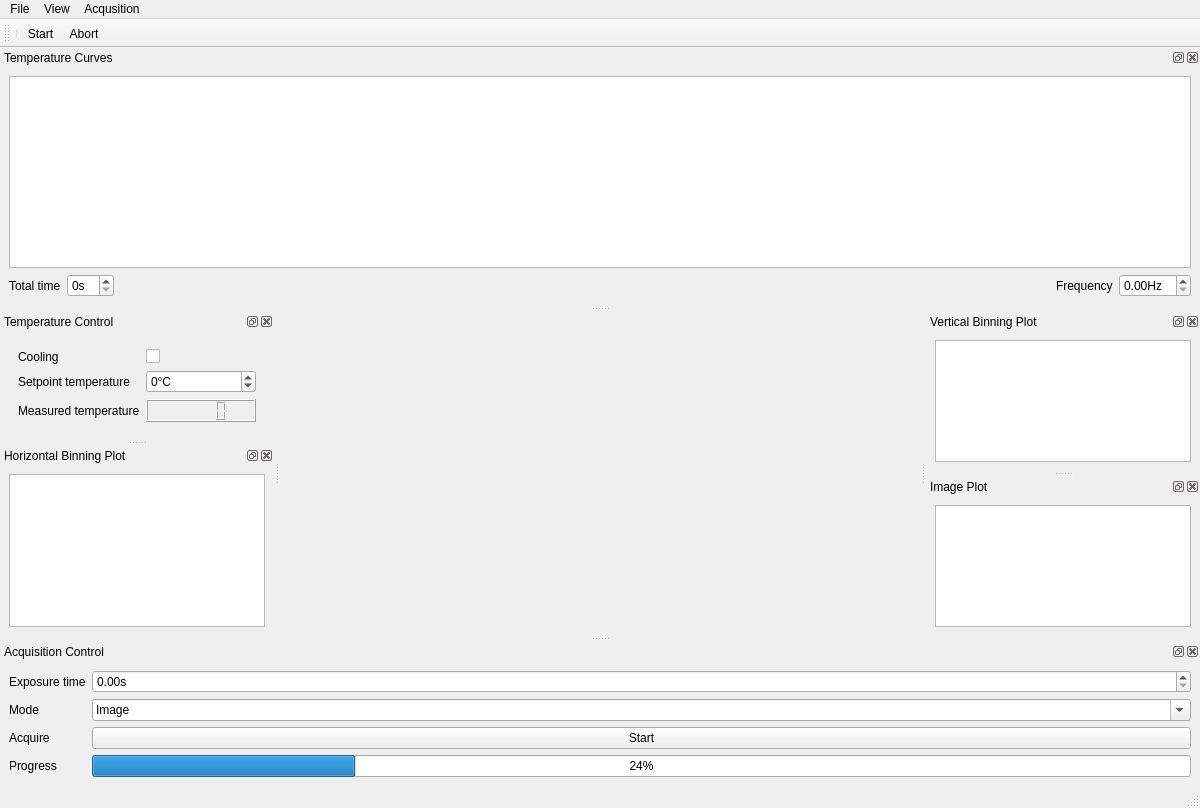
<?xml version="1.0" encoding="UTF-8"?>
<ui version="4.0">
 <class>MainWindow</class>
 <widget class="QMainWindow" name="MainWindow">
  <property name="geometry">
   <rect>
    <x>0</x>
    <y>0</y>
    <width>1200</width>
    <height>808</height>
   </rect>
  </property>
  <property name="windowTitle">
   <string>MainWindow</string>
  </property>
  <widget class="QWidget" name="centralwidget">
   <layout class="QGridLayout" name="gridLayout_7"/>
  </widget>
  <widget class="QMenuBar" name="menubar">
   <property name="geometry">
    <rect>
     <x>0</x>
     <y>0</y>
     <width>1200</width>
     <height>21</height>
    </rect>
   </property>
   <widget class="QMenu" name="menuFile">
    <property name="title">
     <string>File</string>
    </property>
    <addaction name="actionSave"/>
   </widget>
   <widget class="QMenu" name="menuView">
    <property name="title">
     <string>View</string>
    </property>
    <addaction name="actionAcquisition_Control"/>
    <addaction name="actionTemperature_Control"/>
    <addaction name="separator"/>
    <addaction name="actionTemperature_Curves"/>
    <addaction name="actionImage_Plot"/>
    <addaction name="actionVertical_Binning_Plot"/>
    <addaction name="actionHorizontal_Bining_Plot"/>
   </widget>
   <widget class="QMenu" name="menuAcqusition">
    <property name="title">
     <string>Acqusition</string>
    </property>
    <addaction name="actionStart"/>
   </widget>
   <addaction name="menuFile"/>
   <addaction name="menuView"/>
   <addaction name="menuAcqusition"/>
  </widget>
  <widget class="QStatusBar" name="statusbar"/>
  <widget class="QDockWidget" name="acquisitionControlWidget">
   <property name="windowTitle">
    <string>Acquisition Control</string>
   </property>
   <attribute name="dockWidgetArea">
    <number>8</number>
   </attribute>
   <widget class="QWidget" name="dockWidgetContents_6">
    <layout class="QGridLayout" name="gridLayout_3">
     <item row="0" column="0">
      <layout class="QFormLayout" name="formLayout_2">
       <item row="0" column="0">
        <widget class="QLabel" name="label_3">
         <property name="text">
          <string>Exposure time</string>
         </property>
        </widget>
       </item>
       <item row="0" column="1">
        <widget class="QDoubleSpinBox" name="doubleSpinBox_2">
         <property name="suffix">
          <string>s</string>
         </property>
        </widget>
       </item>
       <item row="1" column="0">
        <widget class="QLabel" name="label_4">
         <property name="text">
          <string>Mode</string>
         </property>
        </widget>
       </item>
       <item row="1" column="1">
        <widget class="QComboBox" name="comboBox">
         <property name="editable">
          <bool>true</bool>
         </property>
         <property name="currentIndex">
          <number>4</number>
         </property>
         <item>
          <property name="text">
           <string extracomment="Full Vertical Binning">FVB</string>
          </property>
         </item>
         <item>
          <property name="text">
           <string>Multi Track</string>
          </property>
         </item>
         <item>
          <property name="text">
           <string>Random Track</string>
          </property>
         </item>
         <item>
          <property name="text">
           <string>Single Track</string>
          </property>
         </item>
         <item>
          <property name="text">
           <string>Image</string>
          </property>
         </item>
        </widget>
       </item>
       <item row="2" column="0">
        <widget class="QLabel" name="label_5">
         <property name="text">
          <string>Acquire</string>
         </property>
        </widget>
       </item>
       <item row="2" column="1">
        <widget class="QPushButton" name="pushButton">
         <property name="text">
          <string>Start</string>
         </property>
        </widget>
       </item>
       <item row="3" column="1">
        <widget class="QProgressBar" name="progressBar">
         <property name="value">
          <number>24</number>
         </property>
        </widget>
       </item>
       <item row="3" column="0">
        <widget class="QLabel" name="label_6">
         <property name="text">
          <string>Progress</string>
         </property>
        </widget>
       </item>
      </layout>
     </item>
    </layout>
   </widget>
  </widget>
  <widget class="QDockWidget" name="temperatureCurvesWidget">
   <property name="floating">
    <bool>false</bool>
   </property>
   <property name="windowTitle">
    <string>Temperature Curves</string>
   </property>
   <attribute name="dockWidgetArea">
    <number>4</number>
   </attribute>
   <widget class="QWidget" name="dockWidgetContents_2">
    <layout class="QGridLayout" name="gridLayout">
     <property name="sizeConstraint">
      <enum>QLayout::SetDefaultConstraint</enum>
     </property>
     <property name="leftMargin">
      <number>9</number>
     </property>
     <item row="0" column="0">
      <layout class="QVBoxLayout" name="verticalLayout_2">
       <item>
        <widget class="PlotWidget" name="graphicsView"/>
       </item>
       <item>
        <layout class="QHBoxLayout" name="horizontalLayout">
         <item>
          <widget class="QLabel" name="label">
           <property name="text">
            <string>Total time</string>
           </property>
          </widget>
         </item>
         <item>
          <widget class="QSpinBox" name="spinBox_2">
           <property name="suffix">
            <string>s</string>
           </property>
          </widget>
         </item>
         <item>
          <spacer name="horizontalSpacer">
           <property name="orientation">
            <enum>Qt::Horizontal</enum>
           </property>
           <property name="sizeType">
            <enum>QSizePolicy::Expanding</enum>
           </property>
           <property name="sizeHint" stdset="0">
            <size>
             <width>40</width>
             <height>20</height>
            </size>
           </property>
          </spacer>
         </item>
         <item>
          <widget class="QLabel" name="label_2">
           <property name="text">
            <string>Frequency</string>
           </property>
          </widget>
         </item>
         <item>
          <widget class="QDoubleSpinBox" name="doubleSpinBox">
           <property name="suffix">
            <string>Hz</string>
           </property>
          </widget>
         </item>
        </layout>
       </item>
      </layout>
     </item>
    </layout>
   </widget>
  </widget>
  <widget class="QDockWidget" name="temperatureControllerWidget">
   <property name="windowTitle">
    <string>Temperature Control</string>
   </property>
   <attribute name="dockWidgetArea">
    <number>1</number>
   </attribute>
   <widget class="QWidget" name="dockWidgetContents">
    <layout class="QGridLayout" name="gridLayout_2">
     <item row="0" column="0">
      <layout class="QVBoxLayout" name="verticalLayout">
       <property name="leftMargin">
        <number>9</number>
       </property>
       <property name="topMargin">
        <number>9</number>
       </property>
       <property name="rightMargin">
        <number>9</number>
       </property>
       <property name="bottomMargin">
        <number>9</number>
       </property>
       <item>
        <layout class="QFormLayout" name="formLayout">
         <item row="3" column="0">
          <widget class="QLabel" name="setpointTemperatureLabel">
           <property name="text">
            <string>Setpoint temperature</string>
           </property>
          </widget>
         </item>
         <item row="3" column="1">
          <widget class="QSpinBox" name="spinBox">
           <property name="frame">
            <bool>true</bool>
           </property>
           <property name="correctionMode">
            <enum>QAbstractSpinBox::CorrectToNearestValue</enum>
           </property>
           <property name="suffix">
            <string>°C</string>
           </property>
           <property name="minimum">
            <number>-100</number>
           </property>
           <property name="maximum">
            <number>20</number>
           </property>
          </widget>
         </item>
         <item row="1" column="0">
          <widget class="QLabel" name="coolingLabel">
           <property name="text">
            <string>Cooling</string>
           </property>
          </widget>
         </item>
         <item row="1" column="1">
          <widget class="QCheckBox" name="checkBox">
           <property name="text">
            <string/>
           </property>
          </widget>
         </item>
         <item row="5" column="0">
          <widget class="QLabel" name="measuredTemperatureLabel">
           <property name="text">
            <string>Measured temperature</string>
           </property>
          </widget>
         </item>
         <item row="5" column="1">
          <widget class="QLCDNumber" name="lcdNumber"/>
         </item>
        </layout>
       </item>
      </layout>
     </item>
    </layout>
   </widget>
  </widget>
  <widget class="QDockWidget" name="verticalBinningWidget">
   <property name="windowTitle">
    <string>Vertical Binning Plot</string>
   </property>
   <attribute name="dockWidgetArea">
    <number>2</number>
   </attribute>
   <widget class="QWidget" name="dockWidgetContents_4">
    <layout class="QGridLayout" name="gridLayout_4">
     <item row="0" column="0">
      <widget class="QGraphicsView" name="graphicsView_3"/>
     </item>
    </layout>
   </widget>
  </widget>
  <widget class="QDockWidget" name="imageWidget">
   <property name="windowTitle">
    <string>Image Plot</string>
   </property>
   <attribute name="dockWidgetArea">
    <number>2</number>
   </attribute>
   <widget class="QWidget" name="dockWidgetContents_3">
    <layout class="QGridLayout" name="gridLayout_5">
     <item row="0" column="0">
      <widget class="QGraphicsView" name="graphicsView_2"/>
     </item>
    </layout>
   </widget>
  </widget>
  <widget class="QDockWidget" name="horizontalBinningWidget">
   <property name="layoutDirection">
    <enum>Qt::LeftToRight</enum>
   </property>
   <property name="windowTitle">
    <string>Horizontal Binning Plot</string>
   </property>
   <attribute name="dockWidgetArea">
    <number>1</number>
   </attribute>
   <widget class="QWidget" name="dockWidgetContents_5">
    <layout class="QGridLayout" name="gridLayout_6">
     <item row="0" column="0">
      <widget class="QGraphicsView" name="graphicsView_4"/>
     </item>
    </layout>
   </widget>
  </widget>
  <widget class="QToolBar" name="toolBar">
   <property name="windowTitle">
    <string>toolBar</string>
   </property>
   <attribute name="toolBarArea">
    <enum>TopToolBarArea</enum>
   </attribute>
   <attribute name="toolBarBreak">
    <bool>true</bool>
   </attribute>
   <addaction name="separator"/>
   <addaction name="actionStart"/>
   <addaction name="actionAbort"/>
  </widget>
  <action name="actionSave">
   <property name="text">
    <string>Save</string>
   </property>
  </action>
  <action name="actionAcquisition_Control">
   <property name="checkable">
    <bool>true</bool>
   </property>
   <property name="checked">
    <bool>true</bool>
   </property>
   <property name="text">
    <string>Acquisition Control</string>
   </property>
  </action>
  <action name="actionTemperature_Control">
   <property name="checkable">
    <bool>true</bool>
   </property>
   <property name="checked">
    <bool>true</bool>
   </property>
   <property name="text">
    <string>Temperature Control</string>
   </property>
  </action>
  <action name="actionTemperature_Curves">
   <property name="checkable">
    <bool>true</bool>
   </property>
   <property name="checked">
    <bool>true</bool>
   </property>
   <property name="text">
    <string>Temperature Curves</string>
   </property>
  </action>
  <action name="actionImage_Plot">
   <property name="checkable">
    <bool>true</bool>
   </property>
   <property name="checked">
    <bool>true</bool>
   </property>
   <property name="text">
    <string>Image Plot</string>
   </property>
  </action>
  <action name="actionVertical_Binning_Plot">
   <property name="checkable">
    <bool>true</bool>
   </property>
   <property name="checked">
    <bool>true</bool>
   </property>
   <property name="text">
    <string>Vertical Binning Plot</string>
   </property>
  </action>
  <action name="actionHorizontal_Bining_Plot">
   <property name="checkable">
    <bool>true</bool>
   </property>
   <property name="checked">
    <bool>true</bool>
   </property>
   <property name="text">
    <string>Horizontal Bining Plot</string>
   </property>
  </action>
  <action name="actionStart">
   <property name="icon">
    <iconset>
     <normaloff>../../artwork/icons/qudiTheme/22x22/record-counter.png</normaloff>../../artwork/icons/qudiTheme/22x22/record-counter.png</iconset>
   </property>
   <property name="text">
    <string>Start</string>
   </property>
  </action>
  <action name="actionAbort">
   <property name="icon">
    <iconset>
     <normaloff>../../artwork/icons/qudiTheme/22x22/stop-counter.png</normaloff>../../artwork/icons/qudiTheme/22x22/stop-counter.png</iconset>
   </property>
   <property name="text">
    <string>Abort</string>
   </property>
  </action>
 </widget>
 <customwidgets>
  <customwidget>
   <class>PlotWidget</class>
   <extends>QGraphicsView</extends>
   <header>pyqtgraph</header>
  </customwidget>
 </customwidgets>
 <resources/>
 <connections>
  <connection>
   <sender>actionTemperature_Curves</sender>
   <signal>triggered(bool)</signal>
   <receiver>temperatureCurvesWidget</receiver>
   <slot>setVisible(bool)</slot>
   <hints>
    <hint type="sourcelabel">
     <x>-1</x>
     <y>-1</y>
    </hint>
    <hint type="destinationlabel">
     <x>540</x>
     <y>146</y>
    </hint>
   </hints>
  </connection>
  <connection>
   <sender>temperatureCurvesWidget</sender>
   <signal>visibilityChanged(bool)</signal>
   <receiver>actionTemperature_Curves</receiver>
   <slot>setChecked(bool)</slot>
   <hints>
    <hint type="sourcelabel">
     <x>540</x>
     <y>146</y>
    </hint>
    <hint type="destinationlabel">
     <x>-1</x>
     <y>-1</y>
    </hint>
   </hints>
  </connection>
  <connection>
   <sender>actionTemperature_Control</sender>
   <signal>triggered(bool)</signal>
   <receiver>temperatureControllerWidget</receiver>
   <slot>setVisible(bool)</slot>
   <hints>
    <hint type="sourcelabel">
     <x>-1</x>
     <y>-1</y>
    </hint>
    <hint type="destinationlabel">
     <x>135</x>
     <y>341</y>
    </hint>
   </hints>
  </connection>
  <connection>
   <sender>temperatureControllerWidget</sender>
   <signal>visibilityChanged(bool)</signal>
   <receiver>actionTemperature_Control</receiver>
   <slot>setChecked(bool)</slot>
   <hints>
    <hint type="sourcelabel">
     <x>135</x>
     <y>341</y>
    </hint>
    <hint type="destinationlabel">
     <x>-1</x>
     <y>-1</y>
    </hint>
   </hints>
  </connection>
  <connection>
   <sender>actionHorizontal_Bining_Plot</sender>
   <signal>triggered(bool)</signal>
   <receiver>horizontalBinningWidget</receiver>
   <slot>setVisible(bool)</slot>
   <hints>
    <hint type="sourcelabel">
     <x>-1</x>
     <y>-1</y>
    </hint>
    <hint type="destinationlabel">
     <x>273</x>
     <y>642</y>
    </hint>
   </hints>
  </connection>
  <connection>
   <sender>horizontalBinningWidget</sender>
   <signal>visibilityChanged(bool)</signal>
   <receiver>actionHorizontal_Bining_Plot</receiver>
   <slot>setChecked(bool)</slot>
   <hints>
    <hint type="sourcelabel">
     <x>273</x>
     <y>642</y>
    </hint>
    <hint type="destinationlabel">
     <x>-1</x>
     <y>-1</y>
    </hint>
   </hints>
  </connection>
  <connection>
   <sender>actionImage_Plot</sender>
   <signal>triggered(bool)</signal>
   <receiver>imageWidget</receiver>
   <slot>setVisible(bool)</slot>
   <hints>
    <hint type="sourcelabel">
     <x>-1</x>
     <y>-1</y>
    </hint>
    <hint type="destinationlabel">
     <x>1091</x>
     <y>642</y>
    </hint>
   </hints>
  </connection>
  <connection>
   <sender>imageWidget</sender>
   <signal>visibilityChanged(bool)</signal>
   <receiver>actionImage_Plot</receiver>
   <slot>setChecked(bool)</slot>
   <hints>
    <hint type="sourcelabel">
     <x>1091</x>
     <y>642</y>
    </hint>
    <hint type="destinationlabel">
     <x>-1</x>
     <y>-1</y>
    </hint>
   </hints>
  </connection>
  <connection>
   <sender>actionVertical_Binning_Plot</sender>
   <signal>triggered(bool)</signal>
   <receiver>verticalBinningWidget</receiver>
   <slot>setVisible(bool)</slot>
   <hints>
    <hint type="sourcelabel">
     <x>-1</x>
     <y>-1</y>
    </hint>
    <hint type="destinationlabel">
     <x>1199</x>
     <y>468</y>
    </hint>
   </hints>
  </connection>
  <connection>
   <sender>verticalBinningWidget</sender>
   <signal>visibilityChanged(bool)</signal>
   <receiver>actionVertical_Binning_Plot</receiver>
   <slot>setDisabled(bool)</slot>
   <hints>
    <hint type="sourcelabel">
     <x>1199</x>
     <y>468</y>
    </hint>
    <hint type="destinationlabel">
     <x>-1</x>
     <y>-1</y>
    </hint>
   </hints>
  </connection>
  <connection>
   <sender>actionAcquisition_Control</sender>
   <signal>triggered(bool)</signal>
   <receiver>acquisitionControlWidget</receiver>
   <slot>setVisible(bool)</slot>
   <hints>
    <hint type="sourcelabel">
     <x>-1</x>
     <y>-1</y>
    </hint>
    <hint type="destinationlabel">
     <x>375</x>
     <y>787</y>
    </hint>
   </hints>
  </connection>
  <connection>
   <sender>acquisitionControlWidget</sender>
   <signal>visibilityChanged(bool)</signal>
   <receiver>actionAcquisition_Control</receiver>
   <slot>setChecked(bool)</slot>
   <hints>
    <hint type="sourcelabel">
     <x>375</x>
     <y>787</y>
    </hint>
    <hint type="destinationlabel">
     <x>-1</x>
     <y>-1</y>
    </hint>
   </hints>
  </connection>
 </connections>
</ui>
